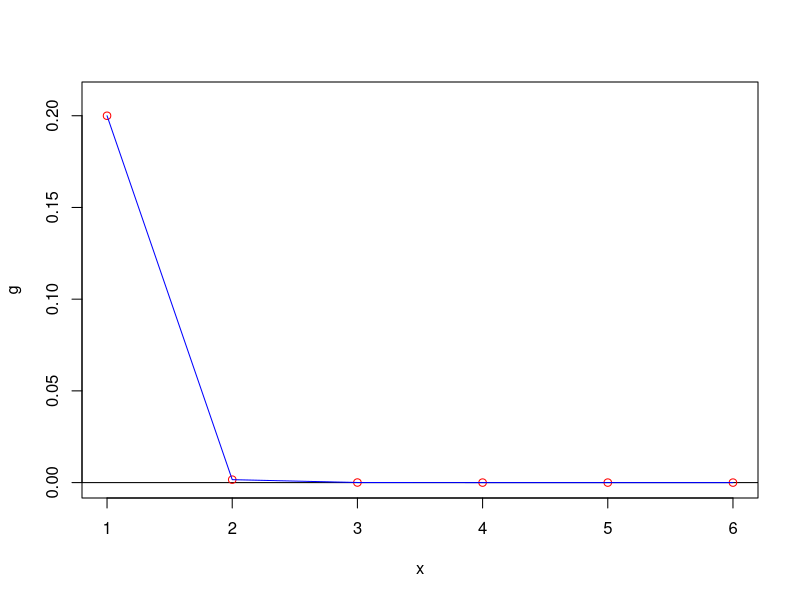

Source code (R):
# -------------------------------------------------------------------------------------
# Código realizado por: 
# * Natalia Navas
# * Jorge Salgado 
# * Sebastián Santamaría
# -------------------------------------------------------------------------------------
# Clase análisis numérico mier-vier 1903
# -------------------------------------------------------------------------------------
puntofijo=function(g,x0,tol=(10^-8),maxIteraciones=100){
  #contador de iteraciones k
  k=1
  listaIteraciones = c()
  listaErrores = c()
  repeat{
    listaIteraciones = c(listaIteraciones, k)
    x1=g(x0)
    dx=abs(x1-x0)
    listaErrores= c(listaErrores,dx)
    x0=x1
    cat("x_",k,"= ",x1, "\n")
    k=k+1
    #si k supera el maximo de iteraciones o dx es menor a la tolerancia limite, se detiene
    if (dx<tol||k>maxIteraciones)break;
  }
  #si dx es mayor a la tolerancia limite
  if (dx>tol){
    cat("no hubo convergencia   ")
    
  }else {
    cat("x* es aproximadamente ", x1, " con error menor que ", tol)
  }
  points(listaIteraciones, listaErrores, col="red")
  lines(listaIteraciones, listaErrores, col = "blue")
}

g = function(x) ((x^3 -1)/-5);
#formar el lienzo
plot(g, xlim=c(1,6), ylim=c(0,0.21), col = "white")
#linea en 0
abline(h=0,col="black")
puntofijo(g,0)
